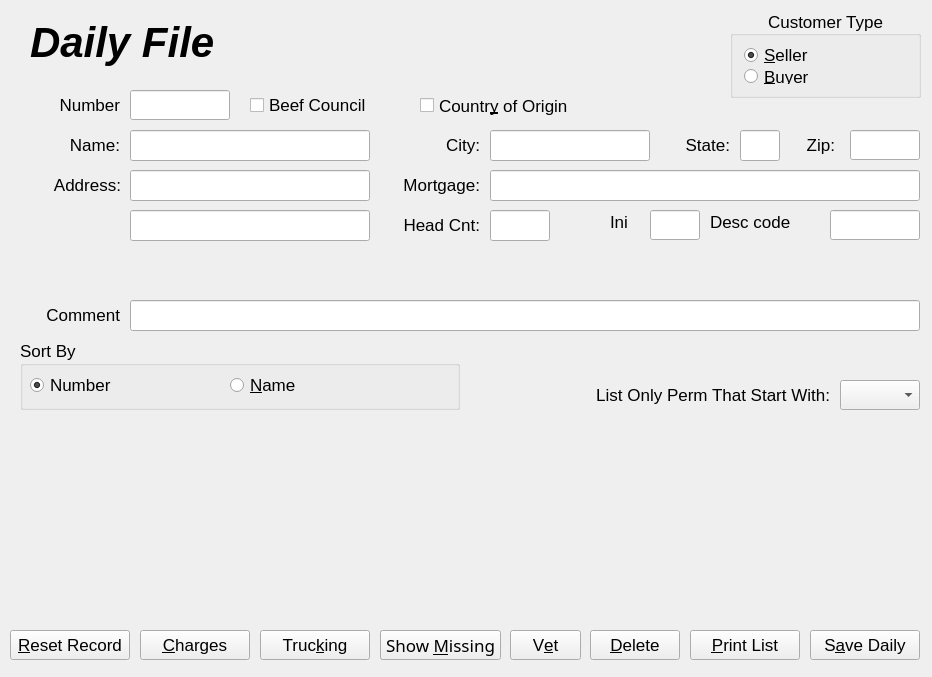
<?xml version="1.0" encoding="UTF-8"?>
<ui version="4.0">
 <class>DailyDialog</class>
 <widget class="QDialog" name="DailyDialog">
  <property name="windowModality">
   <enum>Qt::ApplicationModal</enum>
  </property>
  <property name="geometry">
   <rect>
    <x>0</x>
    <y>0</y>
    <width>932</width>
    <height>677</height>
   </rect>
  </property>
  <property name="font">
   <font>
    <pointsize>13</pointsize>
   </font>
  </property>
  <property name="windowTitle">
   <string>Daily FM</string>
  </property>
  <widget class="QLabel" name="formHeader">
   <property name="geometry">
    <rect>
     <x>30</x>
     <y>10</y>
     <width>380</width>
     <height>64</height>
    </rect>
   </property>
   <property name="text">
    <string>&lt;i&gt;&lt;b&gt;&lt;font size=&quot;+4&quot;&gt;Daily File&lt;/font&gt;&lt;/b&gt;&lt;/i&gt;</string>
   </property>
   <property name="wordWrap">
    <bool>false</bool>
   </property>
  </widget>
  <widget class="QLineEdit" name="dailyAddress2">
   <property name="geometry">
    <rect>
     <x>130</x>
     <y>210</y>
     <width>240</width>
     <height>31</height>
    </rect>
   </property>
  </widget>
  <widget class="QLabel" name="textLabel2_6_3">
   <property name="geometry">
    <rect>
     <x>785</x>
     <y>130</y>
     <width>50</width>
     <height>30</height>
    </rect>
   </property>
   <property name="text">
    <string>Zip:</string>
   </property>
   <property name="alignment">
    <set>Qt::AlignRight|Qt::AlignTrailing|Qt::AlignVCenter</set>
   </property>
   <property name="wordWrap">
    <bool>false</bool>
   </property>
  </widget>
  <widget class="QLineEdit" name="dailyMortgage">
   <property name="geometry">
    <rect>
     <x>490</x>
     <y>170</y>
     <width>430</width>
     <height>31</height>
    </rect>
   </property>
  </widget>
  <widget class="QLabel" name="companyLabel">
   <property name="geometry">
    <rect>
     <x>380</x>
     <y>170</y>
     <width>100</width>
     <height>30</height>
    </rect>
   </property>
   <property name="text">
    <string>Mortgage:</string>
   </property>
   <property name="alignment">
    <set>Qt::AlignRight|Qt::AlignTrailing|Qt::AlignVCenter</set>
   </property>
   <property name="wordWrap">
    <bool>false</bool>
   </property>
  </widget>
  <widget class="QLabel" name="textLabel2_5_2">
   <property name="geometry">
    <rect>
     <x>670</x>
     <y>130</y>
     <width>60</width>
     <height>30</height>
    </rect>
   </property>
   <property name="text">
    <string>State:</string>
   </property>
   <property name="alignment">
    <set>Qt::AlignRight|Qt::AlignTrailing|Qt::AlignVCenter</set>
   </property>
   <property name="wordWrap">
    <bool>false</bool>
   </property>
  </widget>
  <widget class="QLineEdit" name="dailyCity">
   <property name="geometry">
    <rect>
     <x>490</x>
     <y>130</y>
     <width>160</width>
     <height>31</height>
    </rect>
   </property>
  </widget>
  <widget class="QLabel" name="textLabel2_3_2">
   <property name="geometry">
    <rect>
     <x>11</x>
     <y>170</y>
     <width>110</width>
     <height>30</height>
    </rect>
   </property>
   <property name="text">
    <string>Address:</string>
   </property>
   <property name="alignment">
    <set>Qt::AlignRight|Qt::AlignTrailing|Qt::AlignVCenter</set>
   </property>
   <property name="wordWrap">
    <bool>false</bool>
   </property>
  </widget>
  <widget class="QLabel" name="textLabel2_4_3">
   <property name="geometry">
    <rect>
     <x>390</x>
     <y>130</y>
     <width>90</width>
     <height>30</height>
    </rect>
   </property>
   <property name="text">
    <string>City:</string>
   </property>
   <property name="alignment">
    <set>Qt::AlignRight|Qt::AlignTrailing|Qt::AlignVCenter</set>
   </property>
   <property name="wordWrap">
    <bool>false</bool>
   </property>
  </widget>
  <widget class="QLabel" name="textLabel2_8">
   <property name="geometry">
    <rect>
     <x>10</x>
     <y>130</y>
     <width>110</width>
     <height>30</height>
    </rect>
   </property>
   <property name="text">
    <string>Name:</string>
   </property>
   <property name="alignment">
    <set>Qt::AlignRight|Qt::AlignTrailing|Qt::AlignVCenter</set>
   </property>
   <property name="wordWrap">
    <bool>false</bool>
   </property>
  </widget>
  <widget class="QLineEdit" name="dailyZip">
   <property name="geometry">
    <rect>
     <x>850</x>
     <y>130</y>
     <width>70</width>
     <height>30</height>
    </rect>
   </property>
  </widget>
  <widget class="QLineEdit" name="dailyAddress1">
   <property name="geometry">
    <rect>
     <x>130</x>
     <y>170</y>
     <width>240</width>
     <height>31</height>
    </rect>
   </property>
  </widget>
  <widget class="QLineEdit" name="dailyState">
   <property name="geometry">
    <rect>
     <x>740</x>
     <y>130</y>
     <width>40</width>
     <height>31</height>
    </rect>
   </property>
  </widget>
  <widget class="QCheckBox" name="dailyBeefCouncil">
   <property name="geometry">
    <rect>
     <x>250</x>
     <y>90</y>
     <width>160</width>
     <height>30</height>
    </rect>
   </property>
   <property name="text">
    <string>Beef Council</string>
   </property>
  </widget>
  <widget class="QLineEdit" name="dailyName">
   <property name="geometry">
    <rect>
     <x>130</x>
     <y>130</y>
     <width>240</width>
     <height>31</height>
    </rect>
   </property>
  </widget>
  <widget class="QLabel" name="textLabel1_4_2">
   <property name="geometry">
    <rect>
     <x>10</x>
     <y>90</y>
     <width>110</width>
     <height>30</height>
    </rect>
   </property>
   <property name="text">
    <string>Number</string>
   </property>
   <property name="alignment">
    <set>Qt::AlignRight|Qt::AlignTrailing|Qt::AlignVCenter</set>
   </property>
   <property name="wordWrap">
    <bool>false</bool>
   </property>
  </widget>
  <widget class="Q3ListBox" name="rfTagListBox">
   <property name="geometry">
    <rect>
     <x>580</x>
     <y>10</y>
     <width>130</width>
     <height>104</height>
    </rect>
   </property>
   <property name="lineWidth">
    <number>2</number>
   </property>
  </widget>
  <widget class="QCheckBox" name="madCowCheckBox">
   <property name="geometry">
    <rect>
     <x>420</x>
     <y>90</y>
     <width>170</width>
     <height>31</height>
    </rect>
   </property>
   <property name="text">
    <string>Countr&amp;y of Origin</string>
   </property>
  </widget>
  <widget class="QLabel" name="headLabel">
   <property name="geometry">
    <rect>
     <x>380</x>
     <y>210</y>
     <width>100</width>
     <height>30</height>
    </rect>
   </property>
   <property name="text">
    <string>Head Cnt:</string>
   </property>
   <property name="alignment">
    <set>Qt::AlignRight|Qt::AlignTrailing|Qt::AlignVCenter</set>
   </property>
   <property name="wordWrap">
    <bool>false</bool>
   </property>
  </widget>
  <widget class="QLineEdit" name="dailyID">
   <property name="geometry">
    <rect>
     <x>130</x>
     <y>90</y>
     <width>100</width>
     <height>30</height>
    </rect>
   </property>
  </widget>
  <widget class="QLineEdit" name="dailyHead">
   <property name="geometry">
    <rect>
     <x>490</x>
     <y>210</y>
     <width>60</width>
     <height>31</height>
    </rect>
   </property>
  </widget>
  <widget class="QPushButton" name="deleteDaily">
   <property name="geometry">
    <rect>
     <x>590</x>
     <y>630</y>
     <width>90</width>
     <height>30</height>
    </rect>
   </property>
   <property name="text">
    <string>&amp;Delete</string>
   </property>
   <property name="shortcut">
    <string>Alt+D</string>
   </property>
   <property name="autoDefault">
    <bool>false</bool>
   </property>
  </widget>
  <widget class="QPushButton" name="dailyTrucking">
   <property name="geometry">
    <rect>
     <x>260</x>
     <y>630</y>
     <width>110</width>
     <height>30</height>
    </rect>
   </property>
   <property name="text">
    <string>Truc&amp;king</string>
   </property>
   <property name="shortcut">
    <string>Alt+K</string>
   </property>
   <property name="autoDefault">
    <bool>false</bool>
   </property>
  </widget>
  <widget class="QPushButton" name="printDailyButton">
   <property name="geometry">
    <rect>
     <x>690</x>
     <y>630</y>
     <width>110</width>
     <height>30</height>
    </rect>
   </property>
   <property name="text">
    <string>&amp;Print List</string>
   </property>
   <property name="shortcut">
    <string>Alt+P</string>
   </property>
   <property name="autoDefault">
    <bool>false</bool>
   </property>
  </widget>
  <widget class="QPushButton" name="dailySave">
   <property name="geometry">
    <rect>
     <x>810</x>
     <y>630</y>
     <width>110</width>
     <height>30</height>
    </rect>
   </property>
   <property name="text">
    <string>S&amp;ave Daily</string>
   </property>
   <property name="shortcut">
    <string>Alt+A</string>
   </property>
   <property name="autoDefault">
    <bool>false</bool>
   </property>
   <property name="default">
    <bool>false</bool>
   </property>
  </widget>
  <widget class="QComboBox" name="letterComboBox">
   <property name="geometry">
    <rect>
     <x>840</x>
     <y>380</y>
     <width>80</width>
     <height>30</height>
    </rect>
   </property>
  </widget>
  <widget class="Q3ListBox" name="dailyPermListBox">
   <property name="geometry">
    <rect>
     <x>480</x>
     <y>420</y>
     <width>440</width>
     <height>200</height>
    </rect>
   </property>
   <property name="font">
    <font>
     <family>Bitstream Vera Sans Mono</family>
     <pointsize>13</pointsize>
    </font>
   </property>
  </widget>
  <widget class="Q3ButtonGroup" name="sortGroup">
   <property name="geometry">
    <rect>
     <x>20</x>
     <y>340</y>
     <width>440</width>
     <height>70</height>
    </rect>
   </property>
   <property name="title">
    <string>Sort By</string>
   </property>
   <widget class="QRadioButton" name="nameSortRadio">
    <property name="geometry">
     <rect>
      <x>210</x>
      <y>30</y>
      <width>220</width>
      <height>30</height>
     </rect>
    </property>
    <property name="text">
     <string>&amp;Name</string>
    </property>
   </widget>
   <widget class="QRadioButton" name="numberSortRadio">
    <property name="geometry">
     <rect>
      <x>10</x>
      <y>30</y>
      <width>190</width>
      <height>30</height>
     </rect>
    </property>
    <property name="text">
     <string>Number</string>
    </property>
    <property name="checked">
     <bool>true</bool>
    </property>
   </widget>
  </widget>
  <widget class="QPushButton" name="resetRecordButton">
   <property name="geometry">
    <rect>
     <x>10</x>
     <y>630</y>
     <width>120</width>
     <height>30</height>
    </rect>
   </property>
   <property name="text">
    <string>&amp;Reset Record</string>
   </property>
   <property name="shortcut">
    <string>Alt+R</string>
   </property>
   <property name="autoDefault">
    <bool>false</bool>
   </property>
  </widget>
  <widget class="QPushButton" name="dailyCharges">
   <property name="geometry">
    <rect>
     <x>140</x>
     <y>630</y>
     <width>110</width>
     <height>30</height>
    </rect>
   </property>
   <property name="text">
    <string>&amp;Charges</string>
   </property>
   <property name="shortcut">
    <string>Alt+C</string>
   </property>
   <property name="autoDefault">
    <bool>false</bool>
   </property>
  </widget>
  <widget class="QPushButton" name="vetButton">
   <property name="enabled">
    <bool>true</bool>
   </property>
   <property name="geometry">
    <rect>
     <x>510</x>
     <y>630</y>
     <width>71</width>
     <height>30</height>
    </rect>
   </property>
   <property name="text">
    <string>V&amp;et</string>
   </property>
   <property name="shortcut">
    <string>Alt+E</string>
   </property>
   <property name="autoDefault">
    <bool>false</bool>
   </property>
  </widget>
  <widget class="QLabel" name="textLabel1_3">
   <property name="geometry">
    <rect>
     <x>480</x>
     <y>380</y>
     <width>350</width>
     <height>30</height>
    </rect>
   </property>
   <property name="text">
    <string>List Only Perm That Start With:</string>
   </property>
   <property name="alignment">
    <set>Qt::AlignRight|Qt::AlignTrailing|Qt::AlignVCenter</set>
   </property>
   <property name="wordWrap">
    <bool>false</bool>
   </property>
  </widget>
  <widget class="QLabel" name="textLabel2_6_2_2">
   <property name="geometry">
    <rect>
     <x>10</x>
     <y>300</y>
     <width>110</width>
     <height>30</height>
    </rect>
   </property>
   <property name="text">
    <string>Comment</string>
   </property>
   <property name="alignment">
    <set>Qt::AlignRight|Qt::AlignTrailing|Qt::AlignVCenter</set>
   </property>
   <property name="wordWrap">
    <bool>false</bool>
   </property>
  </widget>
  <widget class="QLineEdit" name="dailyComment">
   <property name="geometry">
    <rect>
     <x>130</x>
     <y>300</y>
     <width>790</width>
     <height>31</height>
    </rect>
   </property>
  </widget>
  <widget class="Q3ListBox" name="dailyListBox">
   <property name="geometry">
    <rect>
     <x>20</x>
     <y>420</y>
     <width>440</width>
     <height>200</height>
    </rect>
   </property>
   <property name="font">
    <font>
     <family>Bitstream Vera Sans Mono</family>
     <pointsize>13</pointsize>
    </font>
   </property>
  </widget>
  <widget class="QPushButton" name="tagButtonDaily">
   <property name="geometry">
    <rect>
     <x>380</x>
     <y>630</y>
     <width>100</width>
     <height>30</height>
    </rect>
   </property>
   <property name="text">
    <string>Ta&amp;gs</string>
   </property>
   <property name="shortcut">
    <string>Alt+G</string>
   </property>
   <property name="autoDefault">
    <bool>false</bool>
   </property>
  </widget>
  <widget class="QLabel" name="opInitialsLabel">
   <property name="geometry">
    <rect>
     <x>610</x>
     <y>210</y>
     <width>30</width>
     <height>23</height>
    </rect>
   </property>
   <property name="text">
    <string>Ini</string>
   </property>
   <property name="wordWrap">
    <bool>false</bool>
   </property>
  </widget>
  <widget class="QLineEdit" name="opInitials">
   <property name="geometry">
    <rect>
     <x>650</x>
     <y>210</y>
     <width>50</width>
     <height>30</height>
    </rect>
   </property>
  </widget>
  <widget class="QLineEdit" name="descrCode">
   <property name="geometry">
    <rect>
     <x>830</x>
     <y>210</y>
     <width>90</width>
     <height>30</height>
    </rect>
   </property>
  </widget>
  <widget class="QLabel" name="descrCodeLabel">
   <property name="geometry">
    <rect>
     <x>710</x>
     <y>210</y>
     <width>95</width>
     <height>23</height>
    </rect>
   </property>
   <property name="text">
    <string>Desc code</string>
   </property>
   <property name="wordWrap">
    <bool>false</bool>
   </property>
  </widget>
  <widget class="QLabel" name="descriptionLabel">
   <property name="geometry">
    <rect>
     <x>570</x>
     <y>260</y>
     <width>350</width>
     <height>23</height>
    </rect>
   </property>
   <property name="text">
    <string/>
   </property>
   <property name="alignment">
    <set>Qt::AlignRight|Qt::AlignTrailing|Qt::AlignVCenter</set>
   </property>
   <property name="wordWrap">
    <bool>false</bool>
   </property>
  </widget>
  <widget class="QGroupBox" name="groupBox">
   <property name="geometry">
    <rect>
     <x>730</x>
     <y>10</y>
     <width>191</width>
     <height>88</height>
    </rect>
   </property>
   <property name="title">
    <string>Customer Type</string>
   </property>
   <property name="alignment">
    <set>Qt::AlignCenter</set>
   </property>
   <property name="flat">
    <bool>false</bool>
   </property>
   <layout class="QGridLayout" name="gridLayout">
    <item row="0" column="0">
     <widget class="QRadioButton" name="sellerButton">
      <property name="text">
       <string>&amp;Seller</string>
      </property>
      <property name="shortcut">
       <string>Alt+S</string>
      </property>
      <property name="checked">
       <bool>true</bool>
      </property>
      <attribute name="buttonGroup">
       <string notr="true">customerTypeButtonGroup</string>
      </attribute>
     </widget>
    </item>
    <item row="1" column="0">
     <widget class="QRadioButton" name="buyerButton">
      <property name="text">
       <string>&amp;Buyer</string>
      </property>
      <property name="shortcut">
       <string>Alt+B</string>
      </property>
      <property name="checked">
       <bool>false</bool>
      </property>
      <attribute name="buttonGroup">
       <string notr="true">customerTypeButtonGroup</string>
      </attribute>
     </widget>
    </item>
   </layout>
  </widget>
  <widget class="QWidget" name="layoutWidget">
   <property name="geometry">
    <rect>
     <x>0</x>
     <y>0</y>
     <width>2</width>
     <height>2</height>
    </rect>
   </property>
   <layout class="QVBoxLayout" name="verticalLayout"/>
  </widget>
  <widget class="QPushButton" name="showMissingBuyersButton">
   <property name="geometry">
    <rect>
     <x>380</x>
     <y>630</y>
     <width>121</width>
     <height>30</height>
    </rect>
   </property>
   <property name="font">
    <font>
     <family>Sans</family>
     <pointsize>13</pointsize>
     <weight>50</weight>
     <bold>false</bold>
    </font>
   </property>
   <property name="text">
    <string>Show &amp;Missing</string>
   </property>
   <property name="shortcut">
    <string>Alt+M</string>
   </property>
   <property name="autoDefault">
    <bool>false</bool>
   </property>
  </widget>
 </widget>
 <layoutdefault spacing="6" margin="11"/>
 <pixmapfunction>qPixmapFromMimeSource</pixmapfunction>
 <customwidgets>
  <customwidget>
   <class>Q3Frame</class>
   <extends>QFrame</extends>
   <header>Qt3Support/Q3Frame</header>
   <container>1</container>
  </customwidget>
  <customwidget>
   <class>Q3GroupBox</class>
   <extends>QGroupBox</extends>
   <header>Qt3Support/Q3GroupBox</header>
   <container>1</container>
  </customwidget>
  <customwidget>
   <class>Q3ButtonGroup</class>
   <extends>Q3GroupBox</extends>
   <header>Qt3Support/Q3ButtonGroup</header>
   <container>1</container>
  </customwidget>
  <customwidget>
   <class>Q3ListBox</class>
   <extends>Q3Frame</extends>
   <header>q3listbox.h</header>
   <container>1</container>
  </customwidget>
 </customwidgets>
 <tabstops>
  <tabstop>dailyID</tabstop>
  <tabstop>dailyName</tabstop>
  <tabstop>dailyAddress1</tabstop>
  <tabstop>dailyAddress2</tabstop>
  <tabstop>dailyCity</tabstop>
  <tabstop>dailyState</tabstop>
  <tabstop>dailyZip</tabstop>
  <tabstop>dailyMortgage</tabstop>
  <tabstop>dailyHead</tabstop>
  <tabstop>opInitials</tabstop>
  <tabstop>descrCode</tabstop>
  <tabstop>dailyComment</tabstop>
  <tabstop>madCowCheckBox</tabstop>
  <tabstop>dailyBeefCouncil</tabstop>
  <tabstop>numberSortRadio</tabstop>
  <tabstop>nameSortRadio</tabstop>
  <tabstop>dailyListBox</tabstop>
  <tabstop>letterComboBox</tabstop>
  <tabstop>dailyPermListBox</tabstop>
  <tabstop>resetRecordButton</tabstop>
  <tabstop>dailyCharges</tabstop>
  <tabstop>dailyTrucking</tabstop>
  <tabstop>tagButtonDaily</tabstop>
  <tabstop>vetButton</tabstop>
  <tabstop>deleteDaily</tabstop>
  <tabstop>printDailyButton</tabstop>
  <tabstop>dailySave</tabstop>
  <tabstop>buyerButton</tabstop>
  <tabstop>sellerButton</tabstop>
  <tabstop>rfTagListBox</tabstop>
 </tabstops>
 <includes>
  <include location="local">./types/customer.h</include>
  <include location="local">./dao/customerdao.h</include>
  <include location="global">vector</include>
  <include location="local">dao/setupdao.h</include>
  <include location="local">serialport.h</include>
  <include location="local">dao/radiotagdao.h</include>
  <include location="local">dao/salemanager.h</include>
 </includes>
 <resources/>
 <connections/>
 <buttongroups>
  <buttongroup name="customerTypeButtonGroup"/>
 </buttongroups>
</ui>
